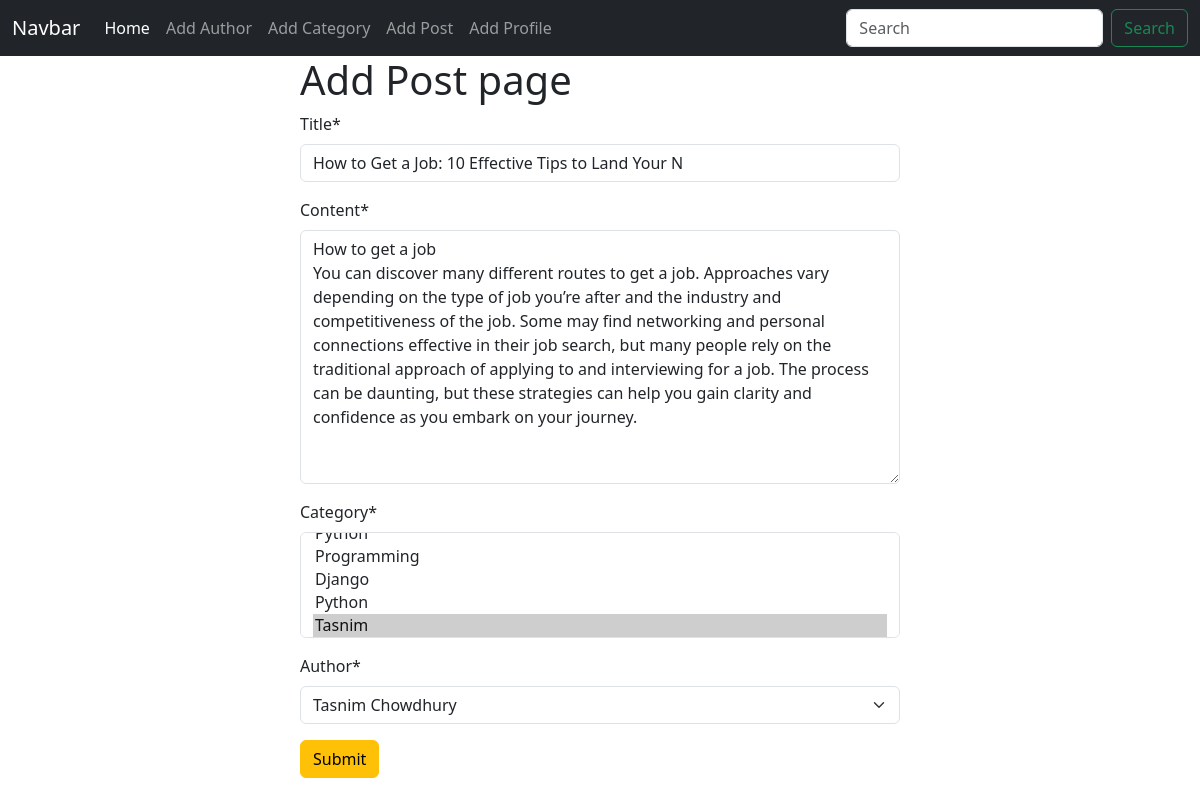
Page /posts/edit/2 on the committed database.
### posts/models.py (models this page shows, shortened)
class Post(models.Model):
    title = models.CharField(max_length=50)
    content = models.TextField()
    category = models.ManyToManyField(Category)
    author = models.ForeignKey(Author, on_delete=models.CASCADE)

### posts/views.py (the view)
# urls.py: path('edit/<int:id>', views.edit_post, name = 'edit_post'),
def edit_post(request, id):
    post = models.Post.objects.get(pk=id)
    post_form = forms.PostForm(instance=post)
    if request.method == 'POST':
        post_form = forms.PostForm(request.POST, instance=post)
        if post_form.is_valid():
            post_form.save()
            return redirect('homepage')
    return render(request, 'add_post.html', {'form' : post_form})

### posts/forms.py
class PostForm(forms.ModelForm):
    class Meta:
        model = Post
        fields = '__all__'

### author/models.py (called while the page is built)
    def __str__(self):
        return self.name

### categories/models.py (called while the page is built)
    def __str__(self):
        return self.name

### posts/templates/add_post.html
{% extends "base.html" %} {% load crispy_forms_tags %} {% block content %}
<form style="width: 50%; margin: auto" method = 'post'>
  <h1>Add Post page</h1>
  {% csrf_token %} {{form | crispy}}
  <button class="btn btn-warning">Submit</button>
</form>
{% endblock content %}

### rows in the picture
Post: title "How to Get a Job: 10 Effective Tips to Land Your N", content "How to get a job You can discover many different routes to get a job. Approaches vary depending on the type of job you’re after and the industry and competitiveness of the job. Some may find networking and personal connections effective in their job search, but many people rely on the traditional approach of applying to and interviewing for a job. The process can be daunting, but these strategies can help you gain clarity and confidence as you embark on your journey.", author "Tasnim Chowdhury"
